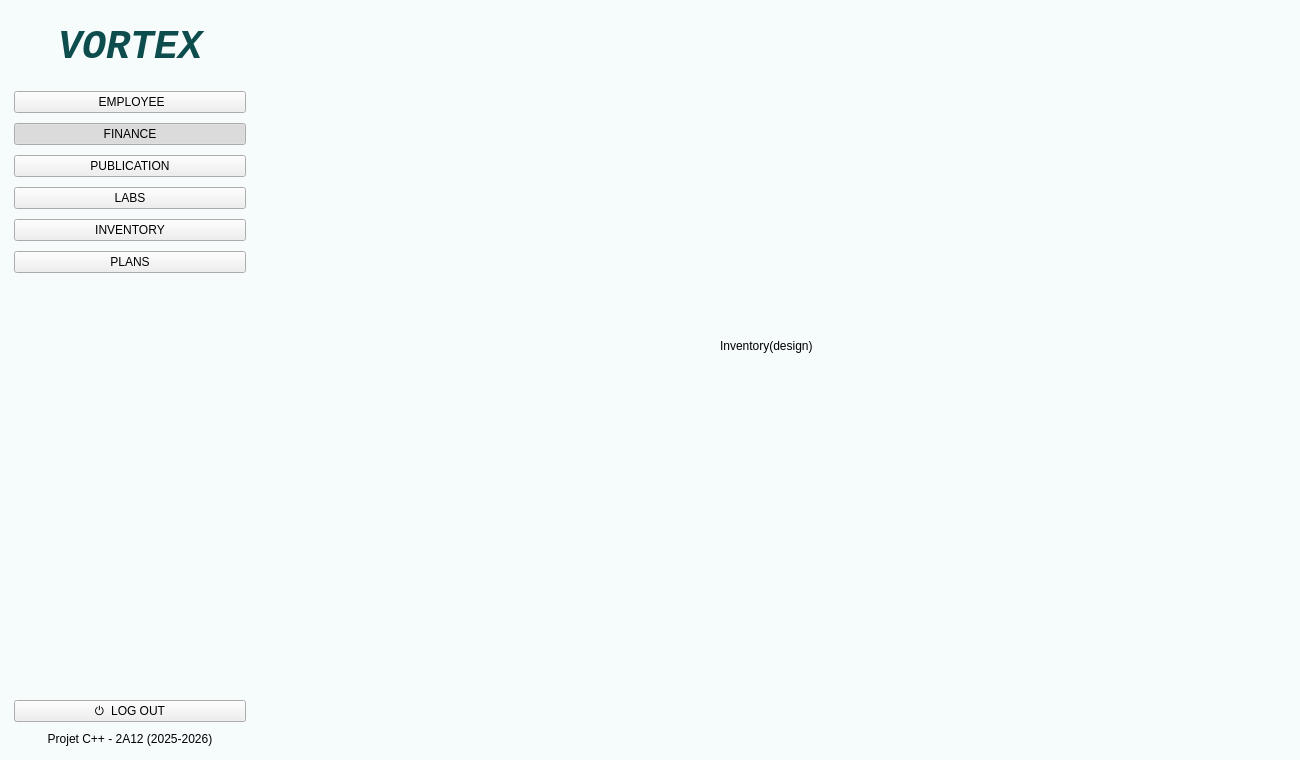
<?xml version="1.0" encoding="UTF-8"?>
<ui version="4.0">
 <class>SmartResearchPublicationManagement</class>
 <widget class="QMainWindow" name="SmartResearchPublicationManagement">
  <property name="geometry">
   <rect>
    <x>0</x>
    <y>0</y>
    <width>1300</width>
    <height>760</height>
   </rect>
  </property>
  <property name="windowTitle">
   <string>Smart Research Lab</string>
  </property>
  <widget class="QWidget" name="AppRoot">
   <property name="styleSheet">
    <string notr="true">/* ====== Base ====== */
QWidget#AppRoot {
    background: #f6fbfb;
    font-family: &quot;Consolas&quot;;
    color: #123;
}

/* ====== Sidebar ====== */
QFrame#Sidebar {
    background: qlineargradient(x1:0, y1:0, x2:0, y2:1,
                                stop:0 #f6fbfb, stop:1 #e8f5f5);
    border-right: 1px solid #cfe9e9;
}

QLabel#LogoLabel {
    padding: 10px;
    font-weight: 900;
    color: #0e4d4d;
}

/* Search row in sidebar */
QLineEdit#SideSearch {
    background: white;
    border: 1px solid #dbeaea;
    border-radius: 12px;
    padding: 8px 10px;
}
QLineEdit#SideSearch:focus { border: 1px solid #18b7b7; }

QToolButton#SideDrop {
    background: #eef7f7;
    border: 1px solid #dbeaea;
    border-radius: 12px;
    padding: 8px 10px;
    font-weight: 700;
}
QToolButton#SideDrop:hover { background: #e2f1f1; }

/* ====== NAV BUTTONS (comme la maquette) ====== */
QPushButton[nav=&quot;true&quot;] {
    background: qlineargradient(x1:0, y1:0, x2:1, y2:0,
                                stop:0 #19b8b8, stop:1 #0f9f9f);
    color: white;
    border: 1px solid rgba(0,0,0,35);
    border-radius: 12px;
    padding: 12px 14px;
    font-weight: 800;
    text-align: left;
}

QPushButton[nav=&quot;true&quot;]:hover {
    background: qlineargradient(x1:0, y1:0, x2:1, y2:0,
                                stop:0 #22c7c7, stop:1 #12b0b0);
}

QPushButton[nav=&quot;true&quot;]:checked {
    background: qlineargradient(x1:0, y1:0, x2:1, y2:0,
                                stop:0 #0e8f8f, stop:1 #0a7777);
    border: 1px solid rgba(0,0,0,55);
}

QPushButton[nav=&quot;true&quot;]:pressed { background: #0a7d7d; }

/* ====== Titles ====== */
QLabel#PageTitle { font-size: 22px; font-weight: 800; color: #0e4d4d; }
QLabel#PageSubtitle { font-size: 12px; color: #4c7a7a; }

/* ====== Cards ====== */
QFrame#Card {
    background: white;
    border: 1px solid #e6f1f1;
    border-radius: 14px;
}

QLabel#KpiTitle { font-size: 12px; color: #5a7d7d; }
QLabel#KpiValue { font-size: 20px; font-weight: 900; }

QFrame#KpiRevenue { background: #eaffff; border: 1px solid #bfeeee; border-radius: 14px; }
QFrame#KpiExpense { background: #fff0f0; border: 1px solid #ffd0d0; border-radius: 14px; }
QFrame#KpiBalance { background: #f0fffa; border: 1px solid #c7f5e6; border-radius: 14px; }

/* ====== Inputs ====== */
QLineEdit, QComboBox, QDateEdit {
    background: white;
    border: 1px solid #dbeaea;
    border-radius: 10px;
    padding: 8px 10px;
}
QLineEdit:focus, QComboBox:focus, QDateEdit:focus { border: 1px solid #18b7b7; }

/* ====== Table ====== */
QTableWidget {
    background: white;
    border: 1px solid #e6f1f1;
    border-radius: 12px;
    gridline-color: #eef7f7;
    selection-background-color: #d9f2f2;
    selection-color: #123;
}
QHeaderView::section {
    background: #f3fbfb;
    color: #2b5555;
    padding: 8px;
    border: none;
    border-bottom: 1px solid #e6f1f1;
    font-weight: 800;
}

/* ====== Action buttons ====== */
QPushButton#BtnPrimary {
    background: #18b7b7;
    color: white;
    border: none;
    border-radius: 10px;
    padding: 9px 14px;
    font-weight: 800;
}
QPushButton#BtnPrimary:hover { background: #11a7a7; }

QPushButton#BtnDanger {
    background: #e45a5a;
    color: white;
    border: none;
    border-radius: 10px;
    padding: 9px 14px;
    font-weight: 800;
}
QPushButton#BtnDanger:hover { background: #d94c4c; }

QPushButton#BtnGhost {
    background: #eef7f7;
    color: #235;
    border: 1px solid #dbeaea;
    border-radius: 10px;
    padding: 9px 14px;
    font-weight: 800;
}
QPushButton#BtnGhost:hover { background: #e2f1f1; }

/* ====== Stats ====== */
QLabel#StatsTitle {
    font-size: 16px;
    font-weight: 900;
    color: #0e4d4d;
}
QFrame#ChartPlaceholder {
    background: #f3fbfb;
    border: 1px dashed #bfeeee;
    border-radius: 12px;
}</string>
   </property>
   <layout class="QHBoxLayout" name="rootLayout">
    <property name="spacing">
     <number>0</number>
    </property>
    <property name="leftMargin">
     <number>0</number>
    </property>
    <property name="topMargin">
     <number>0</number>
    </property>
    <property name="rightMargin">
     <number>0</number>
    </property>
    <property name="bottomMargin">
     <number>0</number>
    </property>
    <item>
     <widget class="QFrame" name="Sidebar">
      <property name="minimumSize">
       <size>
        <width>260</width>
        <height>0</height>
       </size>
      </property>
      <property name="maximumSize">
       <size>
        <width>260</width>
        <height>16777215</height>
       </size>
      </property>
      <property name="frameShape">
       <enum>QFrame::Shape::NoFrame</enum>
      </property>
      <layout class="QVBoxLayout" name="sidebarLayout">
       <property name="spacing">
        <number>10</number>
       </property>
       <property name="leftMargin">
        <number>14</number>
       </property>
       <property name="topMargin">
        <number>14</number>
       </property>
       <property name="rightMargin">
        <number>14</number>
       </property>
       <property name="bottomMargin">
        <number>14</number>
       </property>
       <item>
        <widget class="QLabel" name="LogoLabel">
         <property name="font">
          <font>
           <family>Consolas</family>
           <pointsize>30</pointsize>
           <italic>true</italic>
           <fontweight>Black</fontweight>
          </font>
         </property>
         <property name="text">
          <string>VORTEX</string>
         </property>
         <property name="textFormat">
          <enum>Qt::TextFormat::PlainText</enum>
         </property>
         <property name="alignment">
          <set>Qt::AlignmentFlag::AlignCenter</set>
         </property>
        </widget>
       </item>
       <item>
        <layout class="QHBoxLayout" name="sideTopRow">
         <property name="spacing">
          <number>8</number>
         </property>
        </layout>
       </item>
       <item>
        <widget class="QPushButton" name="btnEmployees">
         <property name="text">
          <string> EMPLOYEE</string>
         </property>
         <property name="checkable">
          <bool>true</bool>
         </property>
         <property name="autoExclusive">
          <bool>true</bool>
         </property>
         <property name="nav" stdset="0">
          <bool>true</bool>
         </property>
        </widget>
       </item>
       <item>
        <widget class="QPushButton" name="btnFinance">
         <property name="text">
          <string>FINANCE</string>
         </property>
         <property name="checkable">
          <bool>true</bool>
         </property>
         <property name="checked">
          <bool>true</bool>
         </property>
         <property name="autoExclusive">
          <bool>true</bool>
         </property>
         <property name="nav" stdset="0">
          <bool>true</bool>
         </property>
        </widget>
       </item>
       <item>
        <widget class="QPushButton" name="btnPublications">
         <property name="text">
          <string>PUBLICATION</string>
         </property>
         <property name="checkable">
          <bool>true</bool>
         </property>
         <property name="autoExclusive">
          <bool>true</bool>
         </property>
         <property name="nav" stdset="0">
          <bool>true</bool>
         </property>
        </widget>
       </item>
       <item>
        <widget class="QPushButton" name="btnLabs">
         <property name="text">
          <string>LABS</string>
         </property>
         <property name="checkable">
          <bool>true</bool>
         </property>
         <property name="autoExclusive">
          <bool>true</bool>
         </property>
         <property name="nav" stdset="0">
          <bool>true</bool>
         </property>
        </widget>
       </item>
       <item>
        <widget class="QPushButton" name="btnInventory">
         <property name="text">
          <string>INVENTORY</string>
         </property>
         <property name="checkable">
          <bool>true</bool>
         </property>
         <property name="autoExclusive">
          <bool>true</bool>
         </property>
         <property name="nav" stdset="0">
          <bool>true</bool>
         </property>
        </widget>
       </item>
       <item>
        <widget class="QPushButton" name="btnPlans">
         <property name="text">
          <string>PLANS</string>
         </property>
         <property name="checkable">
          <bool>true</bool>
         </property>
         <property name="autoExclusive">
          <bool>true</bool>
         </property>
         <property name="nav" stdset="0">
          <bool>true</bool>
         </property>
        </widget>
       </item>
       <item>
        <spacer name="sidebarSpacer">
         <property name="orientation">
          <enum>Qt::Orientation::Vertical</enum>
         </property>
         <property name="sizeHint" stdset="0">
          <size>
           <width>20</width>
           <height>40</height>
          </size>
         </property>
        </spacer>
       </item>
       <item>
        <widget class="QPushButton" name="btnLogout">
         <property name="text">
          <string>⏻  LOG OUT</string>
         </property>
         <property name="nav" stdset="0">
          <bool>true</bool>
         </property>
        </widget>
       </item>
       <item>
        <widget class="QLabel" name="lblFooter">
         <property name="text">
          <string>Projet C++ - 2A12 (2025-2026)</string>
         </property>
         <property name="alignment">
          <set>Qt::AlignmentFlag::AlignCenter</set>
         </property>
        </widget>
       </item>
      </layout>
     </widget>
    </item>
    <item>
     <widget class="QStackedWidget" name="stackedWidget">
      <property name="currentIndex">
       <number>1</number>
      </property>
      <widget class="QWidget" name="pagePlans">
       <layout class="QVBoxLayout" name="layoutDashboard">
        <item>
         <widget class="QLabel" name="labelDash">
          <property name="text">
           <string>Plans (Design)</string>
          </property>
          <property name="alignment">
           <set>Qt::AlignmentFlag::AlignCenter</set>
          </property>
         </widget>
        </item>
       </layout>
      </widget>
      <widget class="QWidget" name="pageInventory">
       <property name="enabled">
        <bool>true</bool>
       </property>
       <property name="focusPolicy">
        <enum>Qt::FocusPolicy::NoFocus</enum>
       </property>
       <widget class="QLabel" name="labelInventory">
        <property name="geometry">
         <rect>
          <x>460</x>
          <y>320</y>
          <width>131</width>
          <height>51</height>
         </rect>
        </property>
        <property name="text">
         <string>Inventory(design)</string>
        </property>
       </widget>
      </widget>
      <widget class="QWidget" name="pageEmployees">
       <layout class="QVBoxLayout" name="layoutEmployees">
        <item>
         <widget class="QLabel" name="labelEmp">
          <property name="text">
           <string>Employees (Design)</string>
          </property>
          <property name="alignment">
           <set>Qt::AlignmentFlag::AlignCenter</set>
          </property>
         </widget>
        </item>
       </layout>
      </widget>
      <widget class="QWidget" name="pageFinance">
       <layout class="QHBoxLayout" name="financeRoot">
        <property name="spacing">
         <number>16</number>
        </property>
        <property name="leftMargin">
         <number>18</number>
        </property>
        <property name="topMargin">
         <number>18</number>
        </property>
        <property name="rightMargin">
         <number>18</number>
        </property>
        <property name="bottomMargin">
         <number>18</number>
        </property>
        <item>
         <layout class="QVBoxLayout" name="financeLeft">
          <property name="spacing">
           <number>12</number>
          </property>
          <item>
           <widget class="QLabel" name="PageTitle">
            <property name="text">
             <string>Finance</string>
            </property>
           </widget>
          </item>
          <item>
           <widget class="QLabel" name="PageSubtitle">
            <property name="text">
             <string>Suivi des Dépenses &amp; Revenus par projet</string>
            </property>
           </widget>
          </item>
          <item>
           <widget class="QFrame" name="Card">
            <property name="frameShape">
             <enum>QFrame::Shape::NoFrame</enum>
            </property>
            <layout class="QGridLayout" name="gridFilters">
             <property name="leftMargin">
              <number>14</number>
             </property>
             <property name="topMargin">
              <number>14</number>
             </property>
             <property name="rightMargin">
              <number>14</number>
             </property>
             <property name="bottomMargin">
              <number>14</number>
             </property>
             <property name="horizontalSpacing">
              <number>12</number>
             </property>
             <property name="verticalSpacing">
              <number>10</number>
             </property>
             <item row="0" column="0">
              <widget class="QLabel" name="lblType">
               <property name="text">
                <string>Type</string>
               </property>
              </widget>
             </item>
             <item row="1" column="0">
              <widget class="QComboBox" name="comboTypeFilter">
               <item>
                <property name="text">
                 <string>Tous</string>
                </property>
               </item>
               <item>
                <property name="text">
                 <string>Dépense</string>
                </property>
               </item>
               <item>
                <property name="text">
                 <string>Revenu</string>
                </property>
               </item>
              </widget>
             </item>
             <item row="0" column="1">
              <widget class="QLabel" name="lblCat">
               <property name="text">
                <string>Catégorie</string>
               </property>
              </widget>
             </item>
             <item row="1" column="1">
              <widget class="QComboBox" name="comboCatFilter">
               <item>
                <property name="text">
                 <string>Toutes</string>
                </property>
               </item>
               <item>
                <property name="text">
                 <string>Matériel</string>
                </property>
               </item>
               <item>
                <property name="text">
                 <string>Publication</string>
                </property>
               </item>
               <item>
                <property name="text">
                 <string>Conférence</string>
                </property>
               </item>
               <item>
                <property name="text">
                 <string>Sponsoring</string>
                </property>
               </item>
               <item>
                <property name="text">
                 <string>Autre</string>
                </property>
               </item>
              </widget>
             </item>
             <item row="0" column="2">
              <widget class="QLabel" name="lblPeriod">
               <property name="text">
                <string>Période</string>
               </property>
              </widget>
             </item>
             <item row="1" column="2">
              <layout class="QHBoxLayout" name="periodLayout">
               <property name="spacing">
                <number>8</number>
               </property>
               <item>
                <widget class="QDateEdit" name="dateFrom">
                 <property name="calendarPopup">
                  <bool>true</bool>
                 </property>
                </widget>
               </item>
               <item>
                <widget class="QLabel" name="lblTo">
                 <property name="text">
                  <string>au</string>
                 </property>
                </widget>
               </item>
               <item>
                <widget class="QDateEdit" name="dateTo">
                 <property name="calendarPopup">
                  <bool>true</bool>
                 </property>
                </widget>
               </item>
              </layout>
             </item>
             <item row="2" column="0" colspan="2">
              <widget class="QLineEdit" name="editSearch">
               <property name="placeholderText">
                <string>Rechercher (projet, responsable, description…)</string>
               </property>
              </widget>
             </item>
             <item row="2" column="2">
              <layout class="QHBoxLayout" name="filterBtns">
               <property name="spacing">
                <number>10</number>
               </property>
               <item>
                <widget class="QPushButton" name="BtnPrimary">
                 <property name="text">
                  <string>Appliquer</string>
                 </property>
                </widget>
               </item>
               <item>
                <widget class="QPushButton" name="BtnGhost">
                 <property name="text">
                  <string>Réinitialiser</string>
                 </property>
                </widget>
               </item>
               <item>
                <spacer name="spFilter">
                 <property name="orientation">
                  <enum>Qt::Orientation::Horizontal</enum>
                 </property>
                 <property name="sizeHint" stdset="0">
                  <size>
                   <width>40</width>
                   <height>20</height>
                  </size>
                 </property>
                </spacer>
               </item>
              </layout>
             </item>
            </layout>
           </widget>
          </item>
          <item>
           <widget class="QTableWidget" name="tableFinance">
            <property name="alternatingRowColors">
             <bool>true</bool>
            </property>
            <property name="rowCount">
             <number>6</number>
            </property>
            <property name="columnCount">
             <number>9</number>
            </property>
            <row/>
            <row/>
            <row/>
            <row/>
            <row/>
            <row/>
            <column>
             <property name="text">
              <string>ID</string>
             </property>
            </column>
            <column>
             <property name="text">
              <string>Type</string>
             </property>
            </column>
            <column>
             <property name="text">
              <string>Montant</string>
             </property>
            </column>
            <column>
             <property name="text">
              <string>Catégorie</string>
             </property>
            </column>
            <column>
             <property name="text">
              <string>Date</string>
             </property>
            </column>
            <column>
             <property name="text">
              <string>Projet</string>
             </property>
            </column>
            <column>
             <property name="text">
              <string>Responsable</string>
             </property>
            </column>
            <column>
             <property name="text">
              <string>Justificatif</string>
             </property>
            </column>
            <column>
             <property name="text">
              <string>Statut</string>
             </property>
            </column>
           </widget>
          </item>
          <item>
           <layout class="QHBoxLayout" name="crudButtons">
            <property name="spacing">
             <number>10</number>
            </property>
            <item>
             <widget class="QPushButton" name="BtnGhost">
              <property name="text">
               <string>EXPORTER</string>
              </property>
             </widget>
            </item>
            <item>
             <spacer name="spCrud">
              <property name="orientation">
               <enum>Qt::Orientation::Horizontal</enum>
              </property>
              <property name="sizeHint" stdset="0">
               <size>
                <width>40</width>
                <height>20</height>
               </size>
              </property>
             </spacer>
            </item>
           </layout>
          </item>
          <item>
           <widget class="QFrame" name="Card">
            <property name="frameShape">
             <enum>QFrame::Shape::NoFrame</enum>
            </property>
            <layout class="QVBoxLayout" name="statsLayout">
             <property name="spacing">
              <number>12</number>
             </property>
             <property name="leftMargin">
              <number>14</number>
             </property>
             <property name="topMargin">
              <number>14</number>
             </property>
             <property name="rightMargin">
              <number>14</number>
             </property>
             <property name="bottomMargin">
              <number>14</number>
             </property>
             <item>
              <widget class="QLabel" name="StatsTitle">
               <property name="text">
                <string>Statistiques</string>
               </property>
              </widget>
             </item>
             <item>
              <layout class="QHBoxLayout" name="chartsRow">
               <property name="spacing">
                <number>12</number>
               </property>
               <item>
                <widget class="QFrame" name="ChartPlaceholder">
                 <property name="minimumSize">
                  <size>
                   <width>0</width>
                   <height>150</height>
                  </size>
                 </property>
                 <layout class="QVBoxLayout" name="chart1L">
                  <property name="leftMargin">
                   <number>10</number>
                  </property>
                  <property name="topMargin">
                   <number>10</number>
                  </property>
                  <property name="rightMargin">
                   <number>10</number>
                  </property>
                  <property name="bottomMargin">
                   <number>10</number>
                  </property>
                  <item>
                   <widget class="QLabel" name="c1t">
                    <property name="text">
                     <string>Dépenses vs Revenus / mois</string>
                    </property>
                    <property name="alignment">
                     <set>Qt::AlignmentFlag::AlignCenter</set>
                    </property>
                   </widget>
                  </item>
                 </layout>
                </widget>
               </item>
               <item>
                <widget class="QFrame" name="ChartPlaceholder">
                 <property name="minimumSize">
                  <size>
                   <width>0</width>
                   <height>150</height>
                  </size>
                 </property>
                 <layout class="QVBoxLayout" name="chart2L">
                  <property name="leftMargin">
                   <number>10</number>
                  </property>
                  <property name="topMargin">
                   <number>10</number>
                  </property>
                  <property name="rightMargin">
                   <number>10</number>
                  </property>
                  <property name="bottomMargin">
                   <number>10</number>
                  </property>
                  <item>
                   <widget class="QLabel" name="c2t">
                    <property name="text">
                     <string>Répartition par catégorie</string>
                    </property>
                    <property name="alignment">
                     <set>Qt::AlignmentFlag::AlignCenter</set>
                    </property>
                   </widget>
                  </item>
                 </layout>
                </widget>
               </item>
              </layout>
             </item>
            </layout>
           </widget>
          </item>
         </layout>
        </item>
        <item>
         <layout class="QVBoxLayout" name="financeRight">
          <property name="spacing">
           <number>12</number>
          </property>
          <item>
           <widget class="QFrame" name="KpiRevenue">
            <property name="frameShape">
             <enum>QFrame::Shape::NoFrame</enum>
            </property>
            <layout class="QVBoxLayout" name="kpiRevLayout">
             <property name="leftMargin">
              <number>14</number>
             </property>
             <property name="topMargin">
              <number>12</number>
             </property>
             <property name="rightMargin">
              <number>14</number>
             </property>
             <property name="bottomMargin">
              <number>12</number>
             </property>
             <item>
              <widget class="QLabel" name="KpiTitle">
               <property name="text">
                <string>Total Revenus</string>
               </property>
              </widget>
             </item>
             <item>
              <widget class="QLabel" name="KpiValue">
               <property name="text">
                <string>+ 8 500</string>
               </property>
              </widget>
             </item>
            </layout>
           </widget>
          </item>
          <item>
           <widget class="QFrame" name="KpiExpense">
            <property name="frameShape">
             <enum>QFrame::Shape::NoFrame</enum>
            </property>
            <layout class="QVBoxLayout" name="kpiExpLayout">
             <property name="leftMargin">
              <number>14</number>
             </property>
             <property name="topMargin">
              <number>12</number>
             </property>
             <property name="rightMargin">
              <number>14</number>
             </property>
             <property name="bottomMargin">
              <number>12</number>
             </property>
             <item>
              <widget class="QLabel" name="KpiTitle">
               <property name="text">
                <string>Total Dépenses</string>
               </property>
              </widget>
             </item>
             <item>
              <widget class="QLabel" name="KpiValue">
               <property name="text">
                <string>- 6 750</string>
               </property>
              </widget>
             </item>
            </layout>
           </widget>
          </item>
          <item>
           <widget class="QFrame" name="KpiBalance">
            <property name="frameShape">
             <enum>QFrame::Shape::NoFrame</enum>
            </property>
            <layout class="QVBoxLayout" name="kpiBalLayout">
             <property name="leftMargin">
              <number>14</number>
             </property>
             <property name="topMargin">
              <number>12</number>
             </property>
             <property name="rightMargin">
              <number>14</number>
             </property>
             <property name="bottomMargin">
              <number>12</number>
             </property>
             <item>
              <widget class="QLabel" name="KpiTitle">
               <property name="text">
                <string>Solde (R - D)</string>
               </property>
              </widget>
             </item>
             <item>
              <widget class="QLabel" name="KpiValue">
               <property name="text">
                <string>+ 1 750</string>
               </property>
              </widget>
             </item>
            </layout>
           </widget>
          </item>
          <item>
           <widget class="QLabel" name="lblFormTitle">
            <property name="text">
             <string>Formulaire</string>
            </property>
           </widget>
          </item>
          <item>
           <widget class="QFrame" name="Card">
            <property name="frameShape">
             <enum>QFrame::Shape::NoFrame</enum>
            </property>
            <layout class="QGridLayout" name="gridForm">
             <property name="leftMargin">
              <number>14</number>
             </property>
             <property name="topMargin">
              <number>14</number>
             </property>
             <property name="rightMargin">
              <number>14</number>
             </property>
             <property name="bottomMargin">
              <number>14</number>
             </property>
             <property name="horizontalSpacing">
              <number>12</number>
             </property>
             <property name="verticalSpacing">
              <number>10</number>
             </property>
             <item row="0" column="0">
              <widget class="QLabel" name="l1">
               <property name="text">
                <string>Type</string>
               </property>
              </widget>
             </item>
             <item row="0" column="1">
              <widget class="QComboBox" name="comboTypeEdit">
               <item>
                <property name="text">
                 <string>Dépense</string>
                </property>
               </item>
               <item>
                <property name="text">
                 <string>Revenu</string>
                </property>
               </item>
              </widget>
             </item>
             <item row="1" column="0">
              <widget class="QLabel" name="l2">
               <property name="text">
                <string>Montant</string>
               </property>
              </widget>
             </item>
             <item row="1" column="1">
              <widget class="QLineEdit" name="editAmount">
               <property name="placeholderText">
                <string>ex: 2500</string>
               </property>
              </widget>
             </item>
             <item row="2" column="0">
              <widget class="QLabel" name="l3">
               <property name="text">
                <string>Catégorie</string>
               </property>
              </widget>
             </item>
             <item row="2" column="1">
              <widget class="QComboBox" name="comboCatEdit">
               <item>
                <property name="text">
                 <string>Matériel</string>
                </property>
               </item>
               <item>
                <property name="text">
                 <string>Publication</string>
                </property>
               </item>
               <item>
                <property name="text">
                 <string>Conférence</string>
                </property>
               </item>
               <item>
                <property name="text">
                 <string>Sponsoring</string>
                </property>
               </item>
               <item>
                <property name="text">
                 <string>Autre</string>
                </property>
               </item>
              </widget>
             </item>
             <item row="3" column="0">
              <widget class="QLabel" name="l4">
               <property name="text">
                <string>Date</string>
               </property>
              </widget>
             </item>
             <item row="3" column="1">
              <widget class="QDateEdit" name="dateEdit">
               <property name="calendarPopup">
                <bool>true</bool>
               </property>
              </widget>
             </item>
             <item row="4" column="0">
              <widget class="QLabel" name="l5">
               <property name="text">
                <string>Projet</string>
               </property>
              </widget>
             </item>
             <item row="4" column="1">
              <widget class="QLineEdit" name="editProject">
               <property name="placeholderText">
                <string>Projet Alpha</string>
               </property>
              </widget>
             </item>
             <item row="5" column="0">
              <widget class="QLabel" name="l6">
               <property name="text">
                <string>Responsable</string>
               </property>
              </widget>
             </item>
             <item row="5" column="1">
              <widget class="QLineEdit" name="editResp">
               <property name="placeholderText">
                <string>Responsable</string>
               </property>
              </widget>
             </item>
             <item row="6" column="0">
              <widget class="QLabel" name="l7">
               <property name="text">
                <string>Description</string>
               </property>
              </widget>
             </item>
             <item row="6" column="1">
              <widget class="QLineEdit" name="editDesc">
               <property name="placeholderText">
                <string>Description</string>
               </property>
              </widget>
             </item>
             <item row="7" column="0" colspan="2">
              <layout class="QHBoxLayout" name="formBtns">
               <property name="spacing">
                <number>10</number>
               </property>
               <item>
                <widget class="QPushButton" name="BtnPrimary">
                 <property name="text">
                  <string>Ajouter</string>
                 </property>
                </widget>
               </item>
               <item>
                <widget class="QPushButton" name="BtnGhost">
                 <property name="text">
                  <string>Modifier</string>
                 </property>
                </widget>
               </item>
               <item>
                <widget class="QPushButton" name="BtnDanger">
                 <property name="text">
                  <string>Supprimer</string>
                 </property>
                </widget>
               </item>
               <item>
                <spacer name="spForm">
                 <property name="orientation">
                  <enum>Qt::Orientation::Horizontal</enum>
                 </property>
                 <property name="sizeHint" stdset="0">
                  <size>
                   <width>40</width>
                   <height>20</height>
                  </size>
                 </property>
                </spacer>
               </item>
              </layout>
             </item>
            </layout>
           </widget>
          </item>
         </layout>
        </item>
       </layout>
      </widget>
      <widget class="QWidget" name="pagePublications">
       <layout class="QVBoxLayout" name="layoutPub">
        <item>
         <widget class="QLabel" name="labelPub">
          <property name="text">
           <string>Publications (Design)</string>
          </property>
          <property name="alignment">
           <set>Qt::AlignmentFlag::AlignCenter</set>
          </property>
         </widget>
        </item>
       </layout>
      </widget>
      <widget class="QWidget" name="pageLabs">
       <layout class="QVBoxLayout" name="layoutLabs">
        <item>
         <widget class="QLabel" name="labelLabs">
          <property name="text">
           <string>Labs (Design)</string>
          </property>
          <property name="alignment">
           <set>Qt::AlignmentFlag::AlignCenter</set>
          </property>
         </widget>
        </item>
       </layout>
      </widget>
     </widget>
    </item>
   </layout>
  </widget>
 </widget>
 <resources/>
 <connections/>
</ui>
